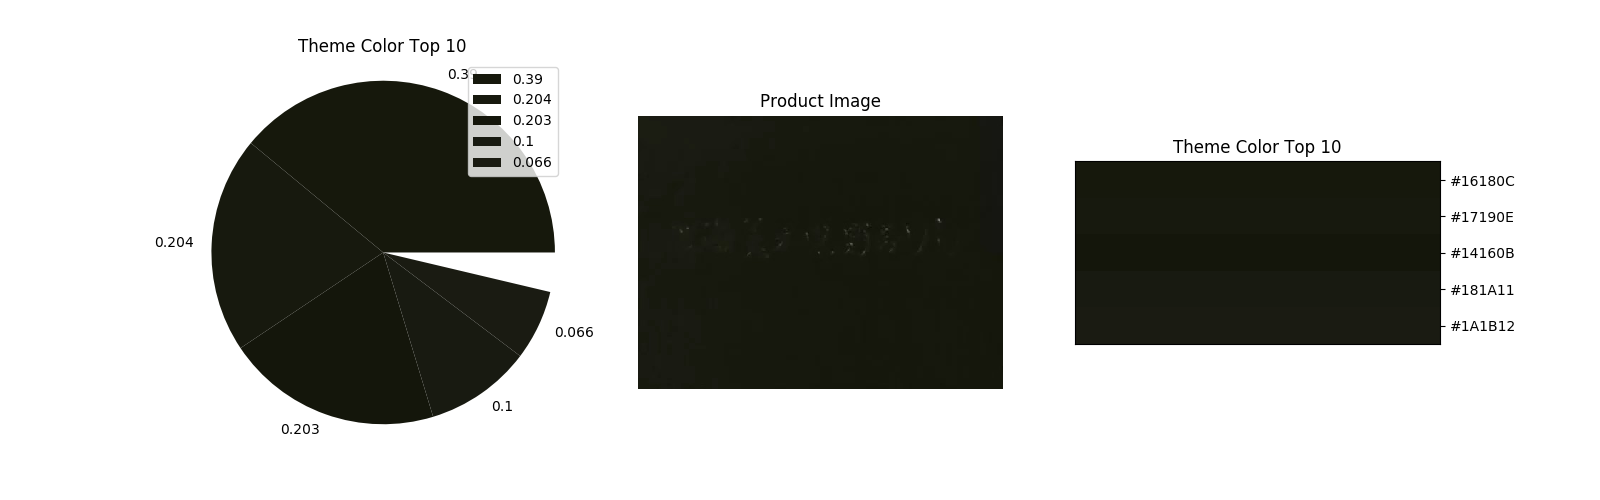

Source code (Python):
from sklearn.cluster import KMeans
import matplotlib.image as mpimg
import matplotlib.pyplot as plt
import numpy as np


def rgb2hex(rgblist):
    hexlist = []
    for rgb in rgblist:
        strs = '#'
        for i in rgb:
            num = int(i)
            strs += str(hex(num))[-2:].replace('x', '0').upper()
        hexlist.append(strs)

    return hexlist


def color_cluster(pic):
    img = mpimg.imread(pic)
    if 'png' in pic:
        img *= 255
    re_img = img.reshape((img.shape[0] * img.shape[1], img.shape[2]))
    num_clus = 8
    clf = KMeans(n_clusters=num_clus)
    clf.fit(re_img)
    sub_color = clf.cluster_centers_
    sub_color = np.array(sub_color, dtype=np.int)
    labels = clf.labels_
    wgt = np.zeros(num_clus)
    for i in range(num_clus):
        tmp = np.where(labels == i)
        wgt[i] = len(tmp[0])
    wgt /= sum(wgt)
    caw = [[wgt[i], sub_color[i]] for i in range(len(wgt))]
    caw = sorted(caw, reverse=True, key=lambda x: (x[0]))
    cut_off = 0.05
    wgt = [c[0] for c in caw if c[0] > cut_off]
    wgt = [round(w, 3) for w in wgt]  # 主题色的权重
    sub_color = [c[1] for c in caw if c[0] > cut_off]  # 主题色的RGB值

    # 下面是作图
    row_num = 40
    col_num = 400
    res = []
    for c in sub_color:
        for i in range(row_num):
            res.append([c] * col_num)
    res = np.array(res, dtype=np.uint8)
    print(wgt)
    print(rgb2hex(sub_color))
    plt.figure(facecolor='#D3D3D3', figsize=(16, 5))  # 用浅灰色做背景来区分经常出现的黑白二色
    plt.subplot(1, 3, 1)
    # pie
    plt.title('Theme Color Top ' + str(num_clus))
    ax = plt.pie(wgt, colors=rgb2hex(sub_color), labels=wgt)
    plt.axis('equal')
    plt.legend()
    plt.subplot(1, 3, 2)
    plt.title('Product Image')
    plt.axis('off')  # 关闭坐标轴
    plt.imshow(img)
    plt.subplot(1, 3, 3)
    # gca
    # plt.yticks([row_num / 2 + row_num * i for i in range(len(wgt))], wgt)
    plt.title('Theme Color Top ' + str(num_clus))
    plt.yticks([row_num / 2 + row_num * i for i in range(len(wgt))], rgb2hex(sub_color))
    ax = plt.gca()
    ax.axes.get_xaxis().set_visible(False)  # x轴不可见
    ax.yaxis.set_ticks_position('right')  # y轴刻度在右侧显示
    plt.imshow(res)
    plt.savefig("test.png")
    plt.show()


color_cluster('C:/Users/renxi/Pictures/九色鹿 逐帧 jpg/1/九色鹿00000.jpg')
